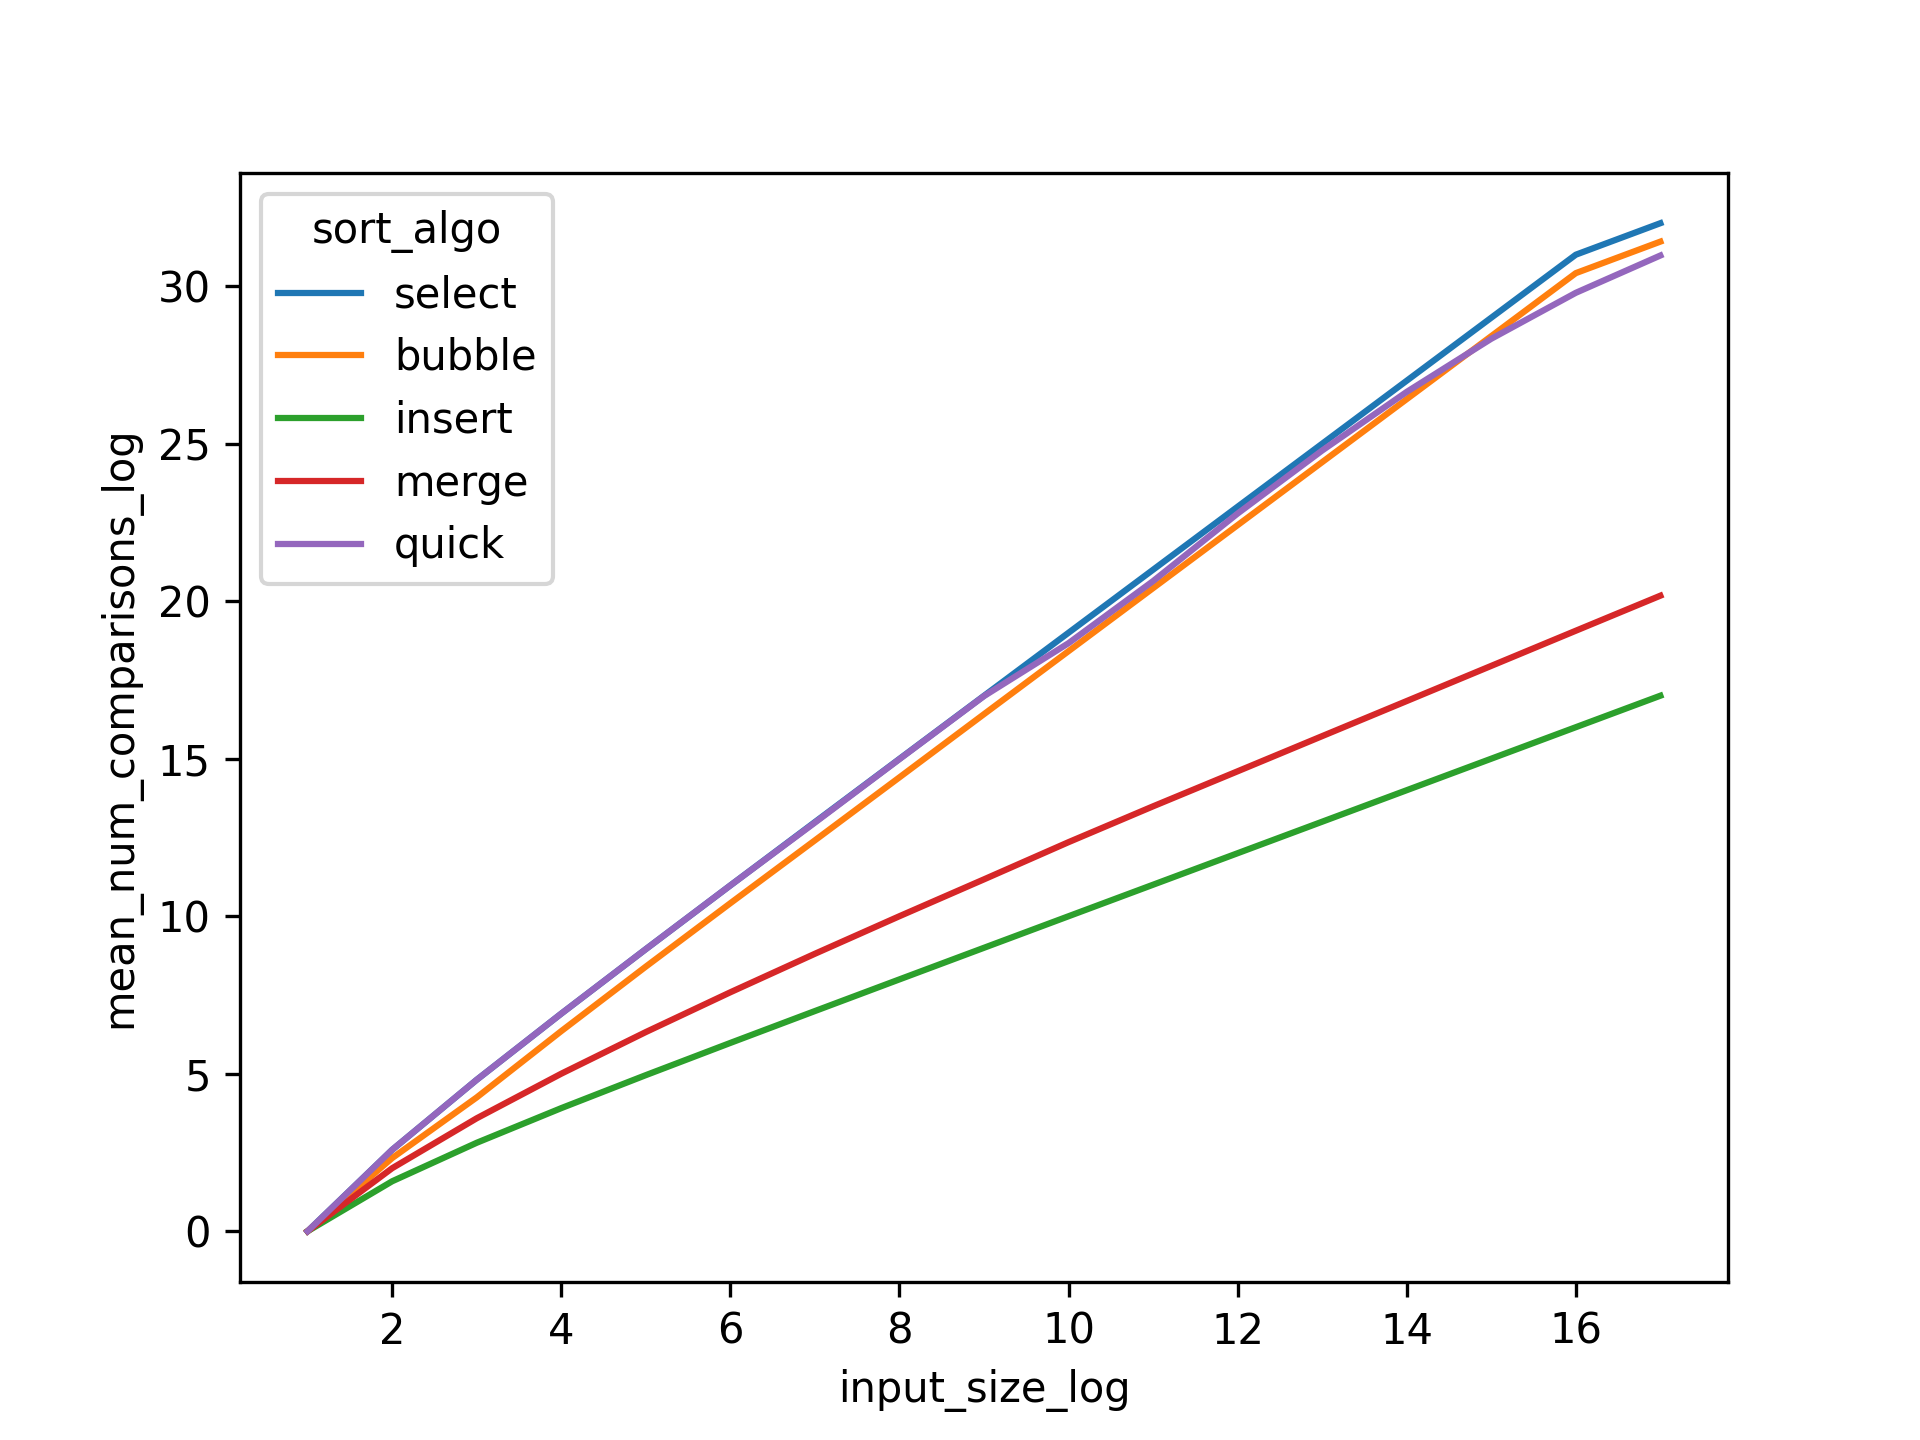

Write Python code to recreate this figure.
import numpy as np
import pandas as pd

import matplotlib.pyplot as plt
import seaborn as sns


stats = pd.read_csv("sort.csv")
stats["mean_num_comparisons"] = 0.0

for algo in stats["sort_algo"].unique():
    stats_algo = stats[stats["sort_algo"] == algo]
    for N in stats_algo["input_size"].unique():
        stats_algo_N = stats_algo[stats_algo["input_size"] == N]
        stats.loc[(stats["sort_algo"] == algo) & (stats["input_size"] == N),
                  ("mean_num_comparisons")] = stats_algo_N["num_comparisons"].mean()

stats_mean = stats.drop("num_comparisons", axis=1, inplace=False)
stats_mean.drop_duplicates(inplace=True)

stats_mean["mean_num_comparisons_log"] = np.log2(
    stats_mean["mean_num_comparisons"])
stats_mean["input_size_log"] = np.log2(stats_mean["input_size"])

sns.lineplot(x="input_size_log", y="mean_num_comparisons_log",
             hue="sort_algo", data=stats_mean)
plt.savefig("stats.png", dpi=300)
plt.show()
